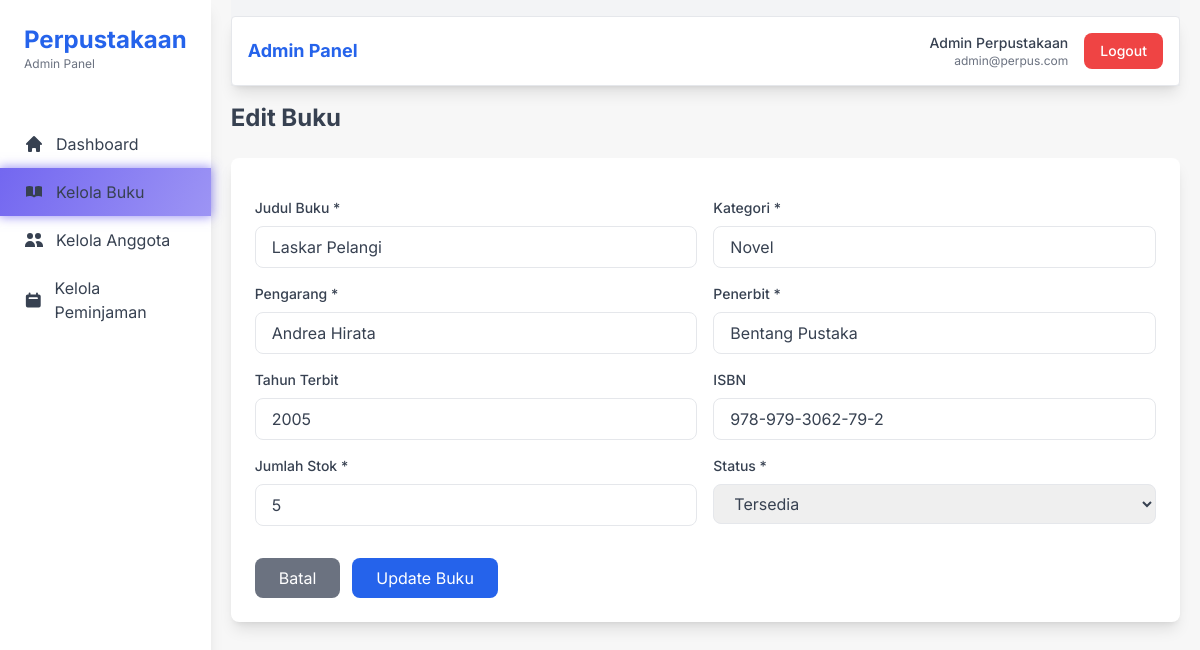
Page /admin/kelola-buku-edit.php?id=2 (signed in) on the committed database.
### tables this page shows
CREATE TABLE `books` (
  `id` int(11) NOT NULL AUTO_INCREMENT,
  `judul` varchar(255) NOT NULL,
  `kategori` varchar(255) NOT NULL,
  `pengarang` varchar(255) NOT NULL,
  `penerbit` varchar(255) NOT NULL,
  `tahun_terbit` year DEFAULT NULL,
  `isbn` varchar(50) DEFAULT NULL,
  `jumlah_stok` int(11) NOT NULL DEFAULT 1,
  `status` enum('Tersedia','Dipinjam','Tidak Tersedia') NOT NULL DEFAULT 'Tersedia',
  PRIMARY KEY (`id`)
);

### admin/kelola-buku-edit.php (the view, shortened to what this page needs)
<?php
require_once __DIR__ . '/../db-config.php';
$id = $_GET['id'] ?? 0;
$sql = "SELECT * FROM books WHERE id = ?";
$stmt = $connection->prepare($sql);
$stmt->execute([$id]);
$book = $stmt->fetch();
require_once __DIR__ . '/layout/top.php';
?>
<section>
  <div class="flex items-center mt-4">
    <h1 class="text-2xl font-bold">Edit Buku</h1>
  </div>
</section>
<div class="bg-white rounded-lg p-6 my-6 shadow-lg">
  <form method="POST" action="../logic/admin/buku-edit.php" class="space-y-4">
    <div class="grid grid-cols-1 md:grid-cols-2 gap-4">
      <div>
        <label class="block text-sm font-medium mb-2">Judul Buku *</label>
        <input type="text" name="judul" required value="<?= htmlspecialchars($book['judul']) ?>"
          class="w-full px-4 py-2 border rounded-lg focus:outline-none focus:ring-2 focus:ring-blue-500">
      </div>
      <div>
        <label class="block text-sm font-medium mb-2">Kategori *</label>
        <input type="text" name="kategori" required value="<?= htmlspecialchars($book['kategori']) ?>"
          class="w-full px-4 py-2 border rounded-lg focus:outline-none focus:ring-2 focus:ring-blue-500">
      </div>
      <div>
        <label class="block text-sm font-medium mb-2">Pengarang *</label>
        <input type="text" name="pengarang" required value="<?= htmlspecialchars($book['pengarang']) ?>"
          class="w-full px-4 py-2 border rounded-lg focus:outline-none focus:ring-2 focus:ring-blue-500">
      </div>
      <div>
        <label class="block text-sm font-medium mb-2">Penerbit *</label>
        <input type="text" name="penerbit" required value="<?= htmlspecialchars($book['penerbit']) ?>"
          class="w-full px-4 py-2 border rounded-lg focus:outline-none focus:ring-2 focus:ring-blue-500">
      </div>
      <div>
        <label class="block text-sm font-medium mb-2">Tahun Terbit</label>
        <input type="number" name="tahun_terbit" value="<?= $book['tahun_terbit'] ?>"
          class="w-full px-4 py-2 border rounded-lg focus:outline-none focus:ring-2 focus:ring-blue-500">
      </div>
      <div>
        <label class="block text-sm font-medium mb-2">ISBN</label>
        <input type="text" name="isbn" value="<?= htmlspecialchars($book['isbn']) ?>"
          class="w-full px-4 py-2 border rounded-lg focus:outline-none focus:ring-2 focus:ring-blue-500">
      </div>
      <div>
        <label class="block text-sm font-medium mb-2">Jumlah Stok *</label>
        <input type="number" name="jumlah_stok" required value="<?= $book['jumlah_stok'] ?>"
          class="w-full px-4 py-2 border rounded-lg focus:outline-none focus:ring-2 focus:ring-blue-500">
      </div>
      <div>
        <label class="block text-sm font-medium mb-2">Status *</label>
        <select name="status" required
          class="w-full px-4 py-2 border rounded-lg focus:outline-none focus:ring-2 focus:ring-blue-500">
          <option value="Tersedia" <?= $book['status'] == 'Tersedia' ? 'selected' : '' ?>>Tersedia</option>
        </select>
      </div>
    </div>
    <div class="flex gap-3 pt-4">
      <a href="kelola-buku.php" class="bg-gray-500 hover:bg-gray-600 text-white px-6 py-2 rounded-lg">
        Batal
      </a>
      <button type="submit" class="bg-blue-600 hover:bg-blue-700 text-white px-6 py-2 rounded-lg">
        Update Buku
      </button>
    </div>
  </form>
</div>
<?php require_once __DIR__ . '/layout/bottom.php'; ?>

### admin/layout/top.php (style rules this page uses)
body { font-family: 'Inter', sans-serif; background-color: #f7f7f7; }

### rows in the picture
books: judul "Laskar Pelangi", kategori "Novel", pengarang "Andrea Hirata", penerbit "Bentang Pustaka", tahun_terbit "2005", isbn "978-979-3062-79-2", jumlah_stok "5", status "Tersedia"

### other values in the picture
$_SESSION['nama'] "Admin Perpustakaan"
$_SESSION['email'] "admin@perpus.com"
